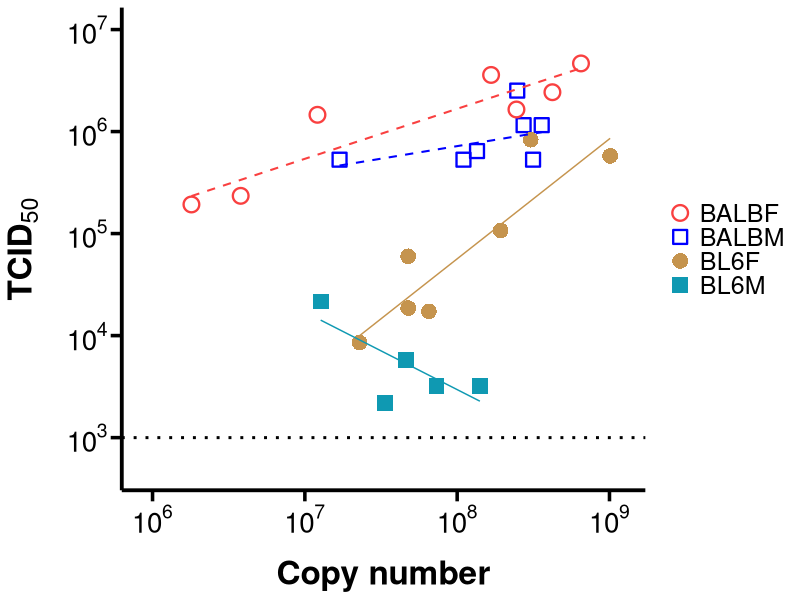
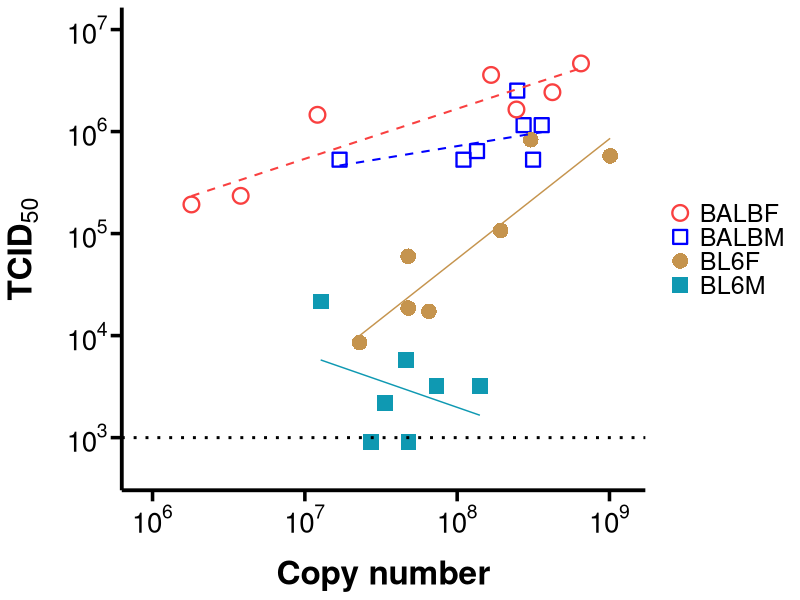
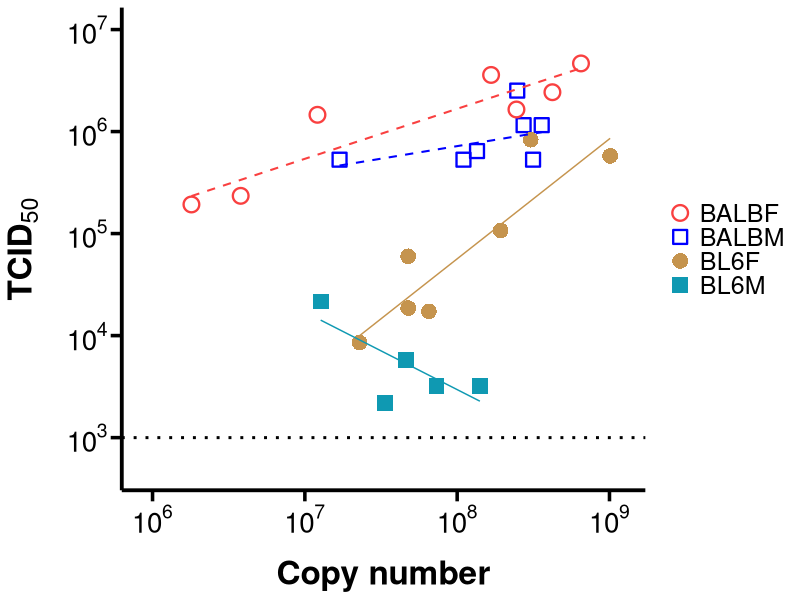
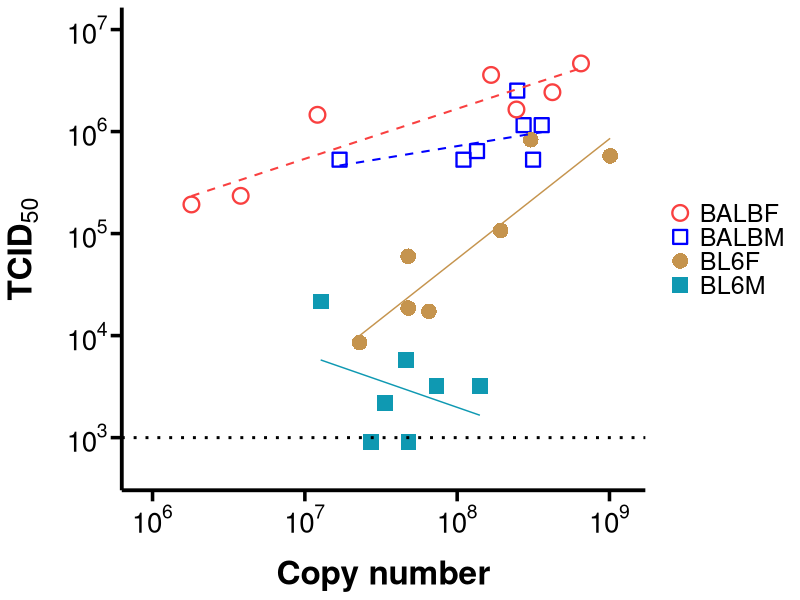
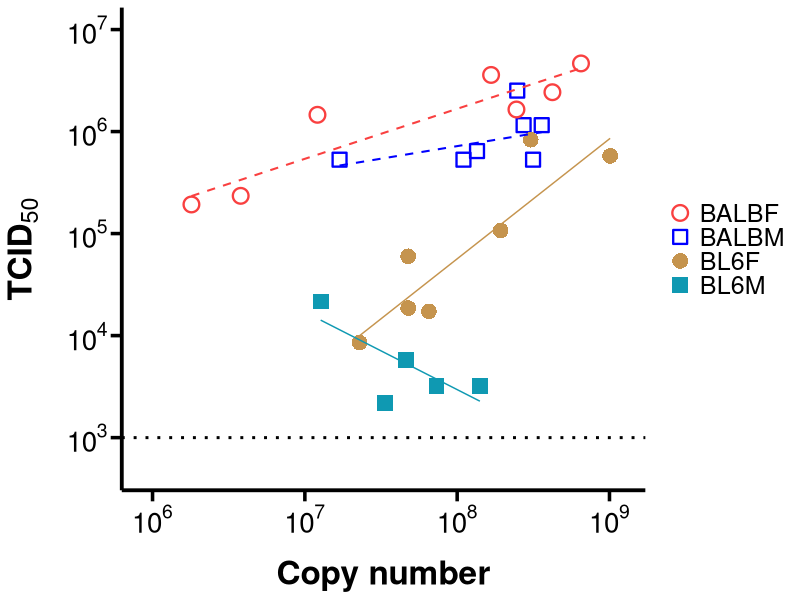
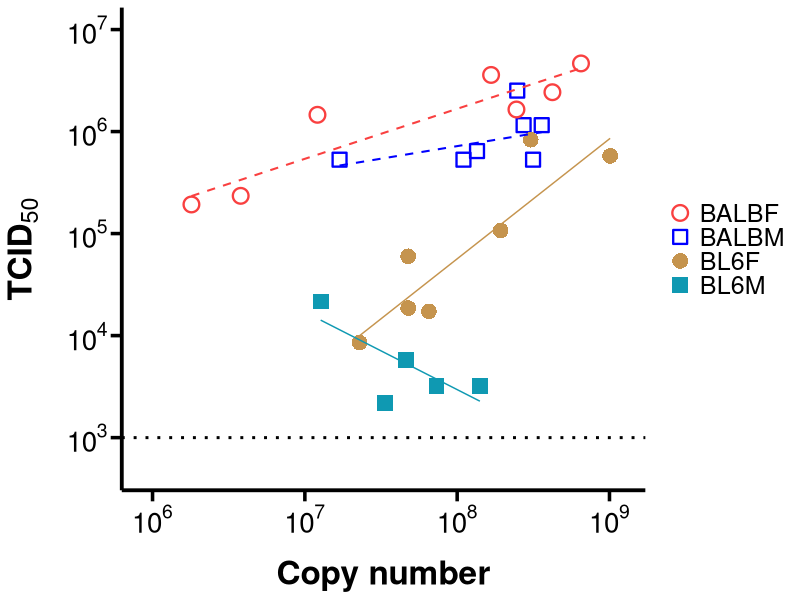
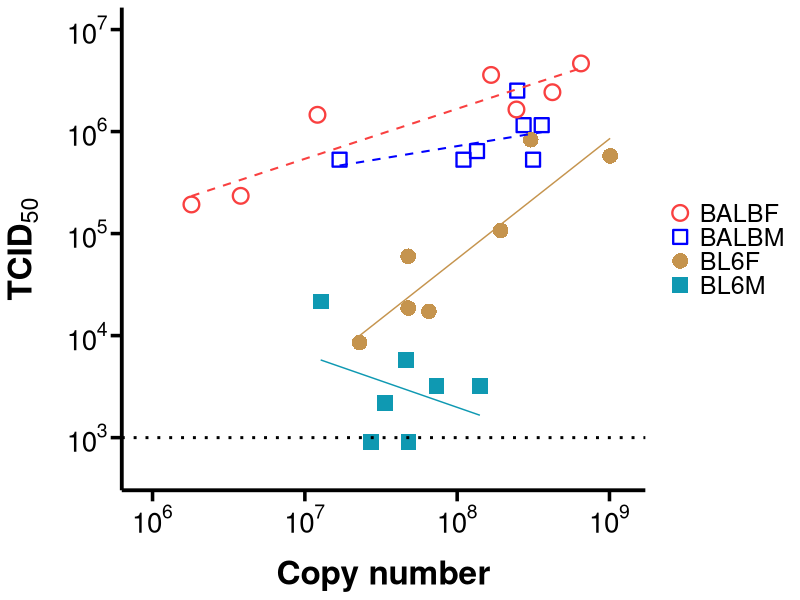
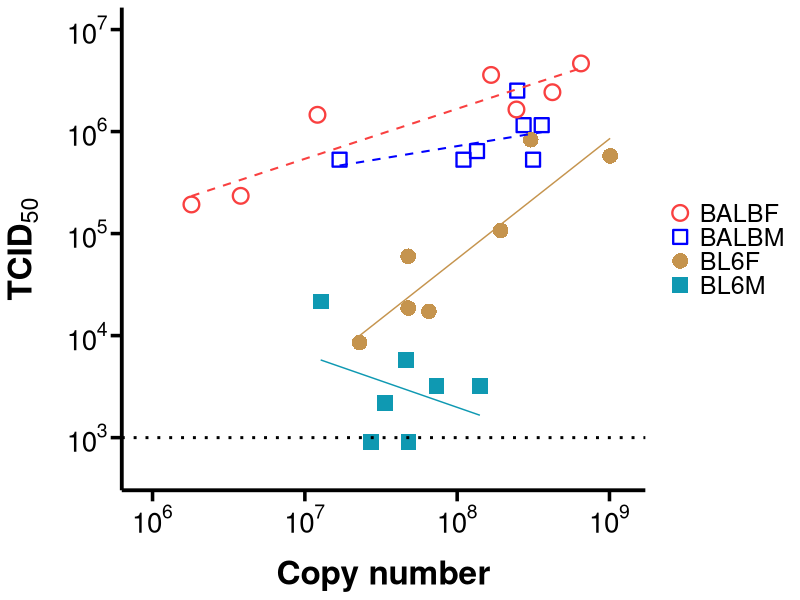

The R script that drew these images, in order:
## ---- chunk 1
knitr::opts_chunk$set(echo = TRUE)

# Load necessary libraries
library(dplyr)
library(lme4)
library(lmerTest)
library(ggplot2)
library(scales)
library(MASS)
## ---- chunk 2
data <- read.csv("GroupedtiterR10.csv", sep=',', header=T)

data <- data %>%
  filter(!is.na(Copy.Number)) %>%
   filter(!ID %in% c(9770, 10318))

# Ensure TCID50 and Copy Number are numeric
data <- data %>%
  mutate(TCID50 = as.numeric(TCID50),
         Copy.Number = as.numeric(`Copy.Number`),
         Host = as.factor(Host))

data <- data %>%
  mutate(log.TCID50 = log10(TCID50 + 1)) %>%
  mutate(log.Copy.Number = log10(Copy.Number))
## ---- chunk 3

# Fit the linear models
lm_model <- lm(log.TCID50 ~ log.Copy.Number + Host, data = data)

# Summary of the model
summary(lm_model)

# Combined model with interaction
lm_2 <- lm(log.TCID50 ~ log.Copy.Number * Host, data = data)
summary(lm_2)

# Fit the linear mixed-effects model, Host as a random effect
model_lmer <- lmer(log.TCID50 ~ log.Copy.Number + (log.Copy.Number | Host), data = data)

# Summary of the model
summary(model_lmer)

# Just in case, also testing by genotype
lm_model <- lm(log.TCID50 ~ log.Copy.Number * HostStrain, data = data)

# Summary of the model
summary(lm_model)

## ---- chunk 4
# Calculate Spearman's correlation for each Host
spearman_results <- data %>%
  group_by(Host) %>%
  summarise(
    spearman_rho = cor(log.TCID50, log.Copy.Number, method = "spearman"),
    p_value = suppressWarnings(cor.test(log.TCID50, log.Copy.Number, method = "spearman")$p.value) # Suppress warnings
  )

# Specify the output file
output_file <- "TCID50_vs_CopyNumber_spearman_results.txt"

# Sink the results to a text file
sink(output_file)
cat("Spearman's Correlation Results by Host\n")
cat("--------------------------------------\n")
for (i in 1:nrow(spearman_results)) {
  cat(paste0(
    "Host: ", spearman_results$Host[i], 
    ", Spearman's rho: ", round(spearman_results$spearman_rho[i], 3), 
    ", p-value: ", format.pval(spearman_results$p_value[i], digits = 3), "\n"
  ))
}
sink()  # End sink

# Confirmation message
cat(paste("Results saved to", output_file, "\n"))

## ---- chunk 5
library(dplyr)
library(boot)

# Ensure Host is a stable label, not integer codes
data$Host <- as.character(data$Host)

# Output file
output_file <- "TCID50_vs_CopyNumber_spearman_debug.txt"

# Bootstrap statistic with degeneracy guard
spearman_fn <- function(df, indices) {
  d <- df[indices, , drop = FALSE]
  if (sd(d$log.TCID50, na.rm = TRUE) == 0 || sd(d$log.Copy.Number, na.rm = TRUE) == 0) return(NA_real_)
  suppressWarnings(cor(d$log.TCID50, d$log.Copy.Number, method = "spearman", use = "complete.obs"))
}

# Per host analysis returning both results and debug
per_host <- function(df_host, R = 5000) {

  # Basic diagnostics
  n_total <- nrow(df_host)
  n_complete <- sum(complete.cases(df_host[, c("log.TCID50", "log.Copy.Number")]))
  n_missing <- n_total - n_complete

  x <- df_host$log.TCID50
  y <- df_host$log.Copy.Number

  uniq_x <- length(unique(x[!is.na(x)]))
  uniq_y <- length(unique(y[!is.na(y)]))
  ties_x <- n_complete - length(unique(x[complete.cases(x, y)]))
  ties_y <- n_complete - length(unique(y[complete.cases(x, y)]))

  # Point estimate + p value (approx because ties possible)
  rho <- suppressWarnings(cor(x, y, method = "spearman", use = "complete.obs"))
  p_val <- suppressWarnings(cor.test(x, y, method = "spearman", exact = FALSE)$p.value)

  # Bootstrap
  b <- boot(df_host, spearman_fn, R = R)
  reps_all <- as.numeric(b$t)
  n_na <- sum(is.na(reps_all))
  reps <- reps_all[!is.na(reps_all)]
  n_valid <- length(reps)
  pct_valid <- 100 * n_valid / R

  # CI from valid reps
  ci <- c(NA_real_, NA_real_)
  if (n_valid >= 100) {
    ci <- as.numeric(quantile(reps, probs = c(0.025, 0.975), names = FALSE))
  }

  tibble(
    n_total = n_total,
    n_complete = n_complete,
    n_missing = n_missing,
    uniq_log_TCID50 = uniq_x,
    uniq_log_CopyNumber = uniq_y,
    ties_log_TCID50 = ties_x,
    ties_log_CopyNumber = ties_y,
    spearman_rho = rho,
    p_value = p_val,
    CI_lower = ci[1],
    CI_upper = ci[2],
    boot_R = R,
    boot_valid = n_valid,
    boot_na = n_na,
    boot_valid_pct = pct_valid,
    boot_rep_min = ifelse(n_valid > 0, min(reps), NA_real_),
    boot_rep_max = ifelse(n_valid > 0, max(reps), NA_real_)
  )
}

# Run per host
results <- data %>%
  group_by(Host) %>%
  group_modify(~ per_host(.x, R = 5000)) %>%
  ungroup()

# Write a human readable debug report
sink(output_file)

cat("Spearman correlation debug report\n")
cat("Variables: log.TCID50 vs log.Copy.Number\n")
cat("CI method: bootstrap percentile from non-degenerate resamples\n")
cat("P values: cor.test(method='spearman', exact=FALSE)\n")
cat("------------------------------------------------------------\n\n")

for (i in seq_len(nrow(results))) {

  cat("Host: ", results$Host[i], "\n", sep = "")
  cat("  N total: ", results$n_total[i],
      " | N complete: ", results$n_complete[i],
      " | N missing: ", results$n_missing[i], "\n", sep = "")

  cat("  Unique values: log.TCID50 = ", results$uniq_log_TCID50[i],
      " | log.Copy.Number = ", results$uniq_log_CopyNumber[i], "\n", sep = "")

  cat("  Tie counts (approx, among complete pairs): log.TCID50 = ", results$ties_log_TCID50[i],
      " | log.Copy.Number = ", results$ties_log_CopyNumber[i], "\n", sep = "")

  cat("  Spearman rho: ", sprintf("%.3f", results$spearman_rho[i]),
      " | p: ", format.pval(results$p_value[i], digits = 3, eps = 1e-16), "\n", sep = "")

  cat("  95% CI: [", sprintf("%.3f", results$CI_lower[i]), ", ",
      sprintf("%.3f", results$CI_upper[i]), "]\n", sep = "")

  cat("  Bootstrap: R = ", results$boot_R[i],
      " | valid = ", results$boot_valid[i],
      " (", sprintf("%.1f", results$boot_valid_pct[i]), "%)",
      " | NA = ", results$boot_na[i], "\n", sep = "")

  cat("  Bootstrap reps range: [", sprintf("%.3f", results$boot_rep_min[i]),
      ", ", sprintf("%.3f", results$boot_rep_max[i]), "]\n", sep = "")

  if (results$boot_valid[i] < 1000) {
    cat("  WARNING: Many degenerate bootstrap samples. CI may be unstable.\n")
  }

  cat("\n")
}

sink()

cat("Debug report saved to ", output_file, "\n", sep = "")
## ---- chunk 6
p <- ggplot(data, aes(x = Copy.Number, y = TCID50, color = Host, shape = Host, linetype = Host)) +
  geom_point(size = 4.5, stroke = 1.2) +
  geom_smooth(data = subset(data, Host %in% c("BALBF", "BALBM")), method = "rlm", se = FALSE, size = 0.7) +  # Thicker dashed lines for BALBF & BALBM
  geom_smooth(data = subset(data, Host %in% c("BL6F", "BL6M")), method = "rlm", se = FALSE, size = 0.5) +  # Thinner solid lines for BL6F & BL6M
  scale_x_log10(
    limits = c(9e5, 1.2e9),
    breaks = c(1e6, 1e7, 1e8, 1e9),
    labels = scales::trans_format("log10", scales::math_format(10^.x))  # Use proper scientific formatting
  ) +
  scale_y_log10(
    limits = c(500, 1e7),
    breaks = c(1e3, 1e4, 1e5, 1e6, 1e7),
    labels = scales::trans_format("log10", scales::math_format(10^.x))  # Use proper scientific formatting
  ) +
  geom_hline(yintercept = 1e3, linetype = "dotted", size = 1) +
  labs(x = "Copy number", y = expression(bold(TCID[50]))) +
  theme_minimal() +
  theme(
    axis.title.x = element_text(size = 24, face = "bold", color = "black", 
                                margin = margin(t = 15)),
    axis.title.y = element_text(size = 24, face = "bold", color = "black", 
                                margin = margin(r = 15)),
    axis.text = element_text(size = 20, face = "bold", color = "black"),
    axis.line = element_line(size = 1.3, color = "black"),
    axis.ticks = element_line(size = 1.2),
    axis.ticks.length = unit(8, "pt"),
    panel.grid = element_blank(),
    legend.position = "right",
    legend.text = element_text(size = 18),
    legend.title = element_blank()
  ) +
  scale_color_manual(values = c("BALBF" = "#f94040", "BALBM" = "#0000FF", "BL6F" = "#C5944E", "BL6M" = "#0F99B2")) +
  scale_shape_manual(values = c("BALBF" = 1, "BALBM" = 22, "BL6F" = 16, "BL6M" = 15)) +
  scale_linetype_manual(values = c("BALBF" = "dashed", "BALBM" = "dashed", "BL6F" = "solid", "BL6M" = "solid")) +
  guides(color = guide_legend(override.aes = list(linetype = "blank")),
         shape = guide_legend(override.aes = list(linetype = "blank")))

print(p)

svg("TCID50vsCopyNumber.svg", width = 10, height = 6)
print(p) # Replace `p` with your ggplot object
dev.off()

ggsave(filename = "TCID50vsCopyNumber2.png", bg = 'white', width = 5, height = 5, device='png', dpi=300)

## ---- chunk 7
# Define detection limit
lod <- 1e3

# Create adjusted y for plotting (adds a small offset to create visible separation)
data$TCID50_adj <- ifelse(data$TCID50 < lod, lod * 0.9, data$TCID50)

# Make plot
p <- ggplot(data, aes(x = Copy.Number, y = TCID50_adj, color = Host, shape = Host, linetype = Host)) +
  geom_point(size = 4.5, stroke = 1.2) +
  geom_smooth(data = subset(data, Host %in% c("BALBF", "BALBM")), method = "rlm", se = FALSE, size = 0.7) +
  geom_smooth(data = subset(data, Host %in% c("BL6F", "BL6M")), method = "rlm", se = FALSE, size = 0.5) +
  scale_x_log10(
    limits = c(9e5, 1.2e9),
    breaks = c(1e6, 1e7, 1e8, 1e9),
    labels = scales::trans_format("log10", scales::math_format(10^.x))
  ) +
  scale_y_log10(
    limits = c(500, 1e7),
    breaks = c(1e3, 1e4, 1e5, 1e6, 1e7),
    labels = scales::trans_format("log10", scales::math_format(10^.x))
  ) +
  geom_hline(yintercept = lod, linetype = "dotted", size = 1) +
  # Add a white rectangle to create a visible break at LOD
  annotate("rect", xmin = -Inf, xmax = Inf, ymin = lod * 0.95, ymax = lod * 1.05, fill = "white", color = NA) +
  labs(x = "Copy number", y = expression(bold(TCID[50]))) +
  theme_minimal() +
  theme(
    axis.title.x = element_text(size = 24, face = "bold", color = "black", margin = margin(t = 15)),
    axis.title.y = element_text(size = 24, face = "bold", color = "black", margin = margin(r = 15)),
    axis.text = element_text(size = 20, face = "bold", color = "black"),
    axis.line = element_line(size = 1.3, color = "black"),
    axis.ticks = element_line(size = 1.2),
    axis.ticks.length = unit(8, "pt"),
    panel.grid = element_blank(),
    legend.position = "right",
    legend.text = element_text(size = 18),
    legend.title = element_blank()
  ) +
  scale_color_manual(values = c("BALBF" = "#f94040", "BALBM" = "#0000FF", "BL6F" = "#C5944E", "BL6M" = "#0F99B2")) +
  scale_shape_manual(values = c("BALBF" = 1, "BALBM" = 22, "BL6F" = 16, "BL6M" = 15)) +
  scale_linetype_manual(values = c("BALBF" = "dashed", "BALBM" = "dashed", "BL6F" = "solid", "BL6M" = "solid")) +
  guides(color = guide_legend(override.aes = list(linetype = "blank")),
         shape = guide_legend(override.aes = list(linetype = "blank")))


print(p)

svg("TCID50vsCopyNumber-separated.svg", width = 10, height = 6)
print(p) # Replace `p` with your ggplot object
dev.off()

ggsave(filename = "TCID50vsCopyNumber-separated-2.svg", bg = 'white', width = 8, height = 5, device='svg', dpi=300)

## ---- chunk 8
knitr::opts_chunk$set(echo = TRUE)

# Load necessary libraries
library(dplyr)
library(lme4)
library(lmerTest)
library(ggplot2)
library(scales)
library(MASS)
## ---- chunk 9
data <- read.csv("GroupedtiterR10.csv", sep=',', header=T)

data <- data %>%
  filter(!is.na(Copy.Number)) %>%
   filter(!ID %in% c(9770, 10318))

# Ensure TCID50 and Copy Number are numeric
data <- data %>%
  mutate(TCID50 = as.numeric(TCID50),
         Copy.Number = as.numeric(`Copy.Number`),
         Host = as.factor(Host))

data <- data %>%
  mutate(log.TCID50 = log10(TCID50 + 1)) %>%
  mutate(log.Copy.Number = log10(Copy.Number))
## ---- chunk 10

# Fit the linear models
lm_model <- lm(log.TCID50 ~ log.Copy.Number + Host, data = data)

# Summary of the model
summary(lm_model)

# Combined model with interaction
lm_2 <- lm(log.TCID50 ~ log.Copy.Number * Host, data = data)
summary(lm_2)

# Fit the linear mixed-effects model, Host as a random effect
model_lmer <- lmer(log.TCID50 ~ log.Copy.Number + (log.Copy.Number | Host), data = data)

# Summary of the model
summary(model_lmer)

# Just in case, also testing by genotype
lm_model <- lm(log.TCID50 ~ log.Copy.Number * HostStrain, data = data)

# Summary of the model
summary(lm_model)

## ---- chunk 11
# Calculate Spearman's correlation for each Host
spearman_results <- data %>%
  group_by(Host) %>%
  summarise(
    spearman_rho = cor(log.TCID50, log.Copy.Number, method = "spearman"),
    p_value = suppressWarnings(cor.test(log.TCID50, log.Copy.Number, method = "spearman")$p.value) # Suppress warnings
  )

# Specify the output file
output_file <- "TCID50_vs_CopyNumber_spearman_results.txt"

# Sink the results to a text file
sink(output_file)
cat("Spearman's Correlation Results by Host\n")
cat("--------------------------------------\n")
for (i in 1:nrow(spearman_results)) {
  cat(paste0(
    "Host: ", spearman_results$Host[i], 
    ", Spearman's rho: ", round(spearman_results$spearman_rho[i], 3), 
    ", p-value: ", format.pval(spearman_results$p_value[i], digits = 3), "\n"
  ))
}
sink()  # End sink

# Confirmation message
cat(paste("Results saved to", output_file, "\n"))

## ---- chunk 12
library(dplyr)
library(boot)

# Ensure Host is a stable label, not integer codes
data$Host <- as.character(data$Host)

# Output file
output_file <- "TCID50_vs_CopyNumber_spearman_debug.txt"

# Bootstrap statistic with degeneracy guard
spearman_fn <- function(df, indices) {
  d <- df[indices, , drop = FALSE]
  if (sd(d$log.TCID50, na.rm = TRUE) == 0 || sd(d$log.Copy.Number, na.rm = TRUE) == 0) return(NA_real_)
  suppressWarnings(cor(d$log.TCID50, d$log.Copy.Number, method = "spearman", use = "complete.obs"))
}

# Per host analysis returning both results and debug
per_host <- function(df_host, R = 5000) {

  # Basic diagnostics
  n_total <- nrow(df_host)
  n_complete <- sum(complete.cases(df_host[, c("log.TCID50", "log.Copy.Number")]))
  n_missing <- n_total - n_complete

  x <- df_host$log.TCID50
  y <- df_host$log.Copy.Number

  uniq_x <- length(unique(x[!is.na(x)]))
  uniq_y <- length(unique(y[!is.na(y)]))
  ties_x <- n_complete - length(unique(x[complete.cases(x, y)]))
  ties_y <- n_complete - length(unique(y[complete.cases(x, y)]))

  # Point estimate + p value (approx because ties possible)
  rho <- suppressWarnings(cor(x, y, method = "spearman", use = "complete.obs"))
  p_val <- suppressWarnings(cor.test(x, y, method = "spearman", exact = FALSE)$p.value)

  # Bootstrap
  b <- boot(df_host, spearman_fn, R = R)
  reps_all <- as.numeric(b$t)
  n_na <- sum(is.na(reps_all))
  reps <- reps_all[!is.na(reps_all)]
  n_valid <- length(reps)
  pct_valid <- 100 * n_valid / R

  # CI from valid reps
  ci <- c(NA_real_, NA_real_)
  if (n_valid >= 100) {
    ci <- as.numeric(quantile(reps, probs = c(0.025, 0.975), names = FALSE))
  }

  tibble(
    n_total = n_total,
    n_complete = n_complete,
    n_missing = n_missing,
    uniq_log_TCID50 = uniq_x,
    uniq_log_CopyNumber = uniq_y,
    ties_log_TCID50 = ties_x,
    ties_log_CopyNumber = ties_y,
    spearman_rho = rho,
    p_value = p_val,
    CI_lower = ci[1],
    CI_upper = ci[2],
    boot_R = R,
    boot_valid = n_valid,
    boot_na = n_na,
    boot_valid_pct = pct_valid,
    boot_rep_min = ifelse(n_valid > 0, min(reps), NA_real_),
    boot_rep_max = ifelse(n_valid > 0, max(reps), NA_real_)
  )
}

# Run per host
results <- data %>%
  group_by(Host) %>%
  group_modify(~ per_host(.x, R = 5000)) %>%
  ungroup()

# Write a human readable debug report
sink(output_file)

cat("Spearman correlation debug report\n")
cat("Variables: log.TCID50 vs log.Copy.Number\n")
cat("CI method: bootstrap percentile from non-degenerate resamples\n")
cat("P values: cor.test(method='spearman', exact=FALSE)\n")
cat("------------------------------------------------------------\n\n")

for (i in seq_len(nrow(results))) {

  cat("Host: ", results$Host[i], "\n", sep = "")
  cat("  N total: ", results$n_total[i],
      " | N complete: ", results$n_complete[i],
      " | N missing: ", results$n_missing[i], "\n", sep = "")

  cat("  Unique values: log.TCID50 = ", results$uniq_log_TCID50[i],
      " | log.Copy.Number = ", results$uniq_log_CopyNumber[i], "\n", sep = "")

  cat("  Tie counts (approx, among complete pairs): log.TCID50 = ", results$ties_log_TCID50[i],
      " | log.Copy.Number = ", results$ties_log_CopyNumber[i], "\n", sep = "")

  cat("  Spearman rho: ", sprintf("%.3f", results$spearman_rho[i]),
      " | p: ", format.pval(results$p_value[i], digits = 3, eps = 1e-16), "\n", sep = "")

  cat("  95% CI: [", sprintf("%.3f", results$CI_lower[i]), ", ",
      sprintf("%.3f", results$CI_upper[i]), "]\n", sep = "")

  cat("  Bootstrap: R = ", results$boot_R[i],
      " | valid = ", results$boot_valid[i],
      " (", sprintf("%.1f", results$boot_valid_pct[i]), "%)",
      " | NA = ", results$boot_na[i], "\n", sep = "")

  cat("  Bootstrap reps range: [", sprintf("%.3f", results$boot_rep_min[i]),
      ", ", sprintf("%.3f", results$boot_rep_max[i]), "]\n", sep = "")

  if (results$boot_valid[i] < 1000) {
    cat("  WARNING: Many degenerate bootstrap samples. CI may be unstable.\n")
  }

  cat("\n")
}

sink()

cat("Debug report saved to ", output_file, "\n", sep = "")
## ---- chunk 13
p <- ggplot(data, aes(x = Copy.Number, y = TCID50, color = Host, shape = Host, linetype = Host)) +
  geom_point(size = 4.5, stroke = 1.2) +
  geom_smooth(data = subset(data, Host %in% c("BALBF", "BALBM")), method = "rlm", se = FALSE, size = 0.7) +  # Thicker dashed lines for BALBF & BALBM
  geom_smooth(data = subset(data, Host %in% c("BL6F", "BL6M")), method = "rlm", se = FALSE, size = 0.5) +  # Thinner solid lines for BL6F & BL6M
  scale_x_log10(
    limits = c(9e5, 1.2e9),
    breaks = c(1e6, 1e7, 1e8, 1e9),
    labels = scales::trans_format("log10", scales::math_format(10^.x))  # Use proper scientific formatting
  ) +
  scale_y_log10(
    limits = c(500, 1e7),
    breaks = c(1e3, 1e4, 1e5, 1e6, 1e7),
    labels = scales::trans_format("log10", scales::math_format(10^.x))  # Use proper scientific formatting
  ) +
  geom_hline(yintercept = 1e3, linetype = "dotted", size = 1) +
  labs(x = "Copy number", y = expression(bold(TCID[50]))) +
  theme_minimal() +
  theme(
    axis.title.x = element_text(size = 24, face = "bold", color = "black", 
                                margin = margin(t = 15)),
    axis.title.y = element_text(size = 24, face = "bold", color = "black", 
                                margin = margin(r = 15)),
    axis.text = element_text(size = 20, face = "bold", color = "black"),
    axis.line = element_line(size = 1.3, color = "black"),
    axis.ticks = element_line(size = 1.2),
    axis.ticks.length = unit(8, "pt"),
    panel.grid = element_blank(),
    legend.position = "right",
    legend.text = element_text(size = 18),
    legend.title = element_blank()
  ) +
  scale_color_manual(values = c("BALBF" = "#f94040", "BALBM" = "#0000FF", "BL6F" = "#C5944E", "BL6M" = "#0F99B2")) +
  scale_shape_manual(values = c("BALBF" = 1, "BALBM" = 22, "BL6F" = 16, "BL6M" = 15)) +
  scale_linetype_manual(values = c("BALBF" = "dashed", "BALBM" = "dashed", "BL6F" = "solid", "BL6M" = "solid")) +
  guides(color = guide_legend(override.aes = list(linetype = "blank")),
         shape = guide_legend(override.aes = list(linetype = "blank")))

print(p)

svg("TCID50vsCopyNumber.svg", width = 10, height = 6)
print(p) # Replace `p` with your ggplot object
dev.off()

ggsave(filename = "TCID50vsCopyNumber2.png", bg = 'white', width = 5, height = 5, device='png', dpi=300)

## ---- chunk 14
# Define detection limit
lod <- 1e3

# Create adjusted y for plotting (adds a small offset to create visible separation)
data$TCID50_adj <- ifelse(data$TCID50 < lod, lod * 0.9, data$TCID50)

# Make plot
p <- ggplot(data, aes(x = Copy.Number, y = TCID50_adj, color = Host, shape = Host, linetype = Host)) +
  geom_point(size = 4.5, stroke = 1.2) +
  geom_smooth(data = subset(data, Host %in% c("BALBF", "BALBM")), method = "rlm", se = FALSE, size = 0.7) +
  geom_smooth(data = subset(data, Host %in% c("BL6F", "BL6M")), method = "rlm", se = FALSE, size = 0.5) +
  scale_x_log10(
    limits = c(9e5, 1.2e9),
    breaks = c(1e6, 1e7, 1e8, 1e9),
    labels = scales::trans_format("log10", scales::math_format(10^.x))
  ) +
  scale_y_log10(
    limits = c(500, 1e7),
    breaks = c(1e3, 1e4, 1e5, 1e6, 1e7),
    labels = scales::trans_format("log10", scales::math_format(10^.x))
  ) +
  geom_hline(yintercept = lod, linetype = "dotted", size = 1) +
  # Add a white rectangle to create a visible break at LOD
  annotate("rect", xmin = -Inf, xmax = Inf, ymin = lod * 0.95, ymax = lod * 1.05, fill = "white", color = NA) +
  labs(x = "Copy number", y = expression(bold(TCID[50]))) +
  theme_minimal() +
  theme(
    axis.title.x = element_text(size = 24, face = "bold", color = "black", margin = margin(t = 15)),
    axis.title.y = element_text(size = 24, face = "bold", color = "black", margin = margin(r = 15)),
    axis.text = element_text(size = 20, face = "bold", color = "black"),
    axis.line = element_line(size = 1.3, color = "black"),
    axis.ticks = element_line(size = 1.2),
    axis.ticks.length = unit(8, "pt"),
    panel.grid = element_blank(),
    legend.position = "right",
    legend.text = element_text(size = 18),
    legend.title = element_blank()
  ) +
  scale_color_manual(values = c("BALBF" = "#f94040", "BALBM" = "#0000FF", "BL6F" = "#C5944E", "BL6M" = "#0F99B2")) +
  scale_shape_manual(values = c("BALBF" = 1, "BALBM" = 22, "BL6F" = 16, "BL6M" = 15)) +
  scale_linetype_manual(values = c("BALBF" = "dashed", "BALBM" = "dashed", "BL6F" = "solid", "BL6M" = "solid")) +
  guides(color = guide_legend(override.aes = list(linetype = "blank")),
         shape = guide_legend(override.aes = list(linetype = "blank")))


print(p)

svg("TCID50vsCopyNumber-separated.svg", width = 10, height = 6)
print(p) # Replace `p` with your ggplot object
dev.off()

ggsave(filename = "TCID50vsCopyNumber-separated-2.svg", bg = 'white', width = 8, height = 5, device='svg', dpi=300)
